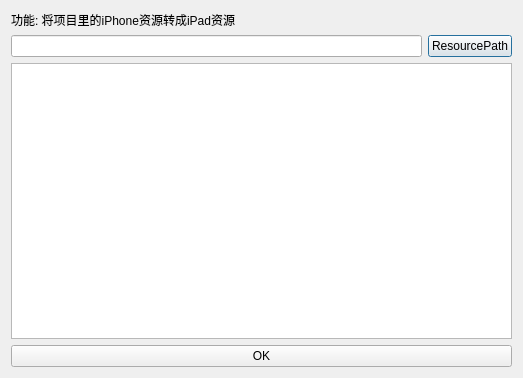
<?xml version="1.0" encoding="UTF-8"?>
<ui version="4.0">
 <class>QIPhoneToIPadDialog</class>
 <widget class="QDialog" name="QIPhoneToIPadDialog">
  <property name="geometry">
   <rect>
    <x>0</x>
    <y>0</y>
    <width>523</width>
    <height>378</height>
   </rect>
  </property>
  <property name="windowTitle">
   <string>Dialog</string>
  </property>
  <layout class="QGridLayout" name="gridLayout">
   <item row="0" column="0">
    <layout class="QVBoxLayout" name="verticalLayout">
     <item>
      <widget class="QLabel" name="label">
       <property name="text">
        <string>功能: 将项目里的iPhone资源转成iPad资源</string>
       </property>
      </widget>
     </item>
     <item>
      <layout class="QHBoxLayout" name="horizontalLayout">
       <item>
        <widget class="QLineEdit" name="lineEdit"/>
       </item>
       <item>
        <widget class="QPushButton" name="resourcePath">
         <property name="text">
          <string>ResourcePath</string>
         </property>
        </widget>
       </item>
      </layout>
     </item>
     <item>
      <widget class="QTextBrowser" name="textBrowser"/>
     </item>
     <item>
      <widget class="QPushButton" name="ok">
       <property name="text">
        <string>OK</string>
       </property>
      </widget>
     </item>
    </layout>
   </item>
  </layout>
 </widget>
 <resources/>
 <connections/>
</ui>
